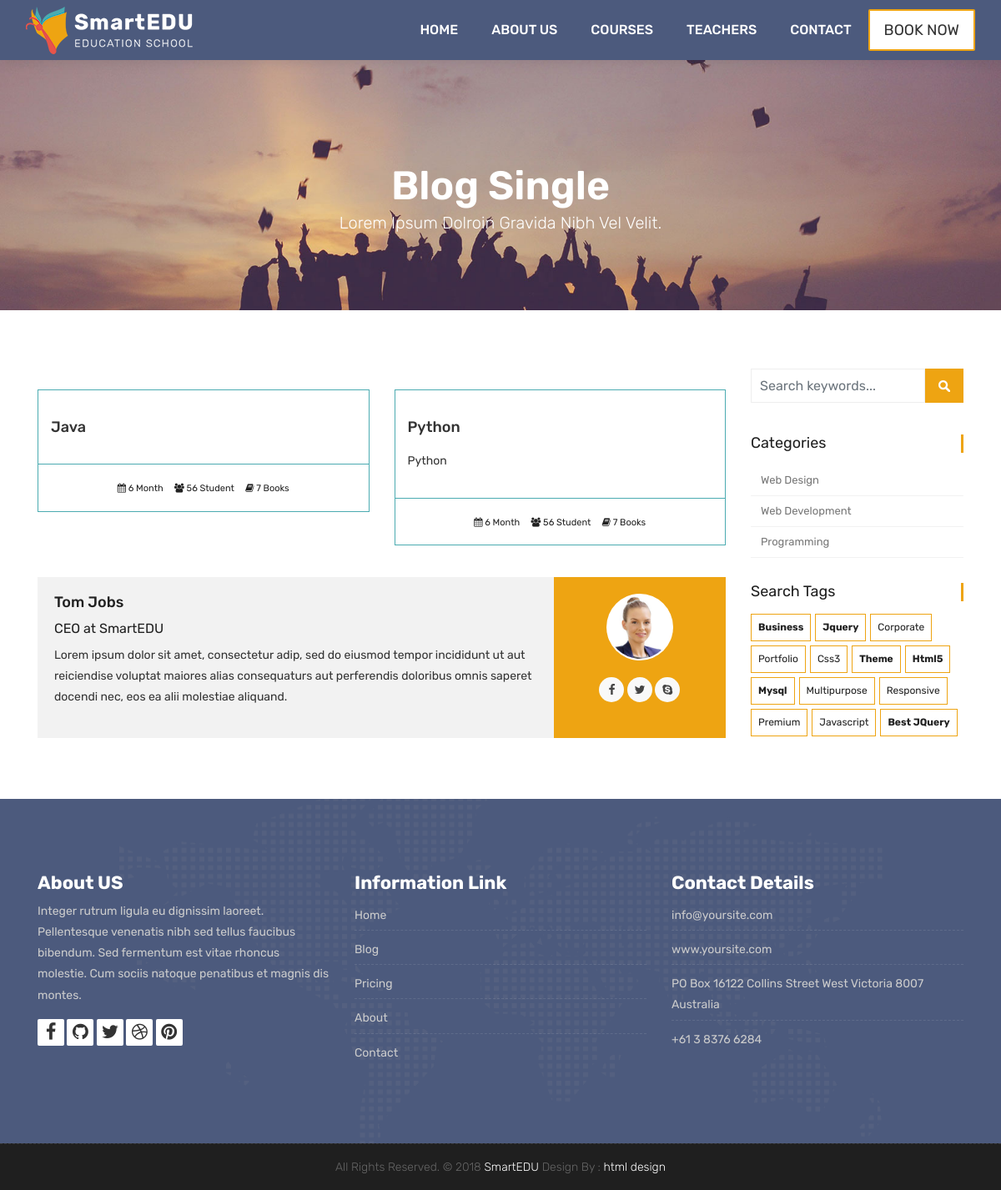
The page /course/tags/back-end on the database its author committed.
### courses/models.py (models this page shows, shortened)
class Course(models.Model):
    name = models.CharField(max_length=100, unique=True, verbose_name= "Kurs Adı", help_text= "Kurs adını yazınız")
    category = models.ForeignKey(Category, null=True, on_delete=models.DO_NOTHING)
    tags = models.ManyToManyField(Tag, null=True, blank=True)
    description = models.TextField(blank=True, null=True)
    image = models.ImageField(upload_to= "media/%Y %m %d/", default="media/courseisnot.png")
    date = models.DateTimeField(auto_now=True)
    available = models.BooleanField(default=True)

class Category(models.Model):
    name = models.CharField(max_length=50, null=True)
    slug = models.SlugField(max_length=50, unique=True, null=True)
    def __str__(self):
        return self.name

### courses/views.py (the view)
# urls.py: path('tags/<slug:tag_slug>', tag_list, name = "courses_by_tag"),
def tag_list(request, tag_slug):
    courses = Course.objects.all().filter(tags__slug=tag_slug)
    categories = Category.objects.all()
    tags = Tag.objects.all()
    context = {
        'courses' : courses,
        "categories" : categories,
        "tags" : tags
    }
    return render(request, 'courses.html', context)

### templates/courses.html (shortened to what this page needs)
{% extends 'partials/_base.html' %}
{% load static %}
{% block content %}
	<div class="all-title-box">
		<div class="container text-center">
			<h1>Blog Single<span class="m_1">Lorem Ipsum dolroin gravida nibh vel velit.</span></h1>
		</div>
	</div>
    <div id="overviews" class="section wb">
        <div class="container">
            <div class="row">
                <div class="col-lg-9 blog-post-single">
                    <div class="row">
                        {% for course in courses  %}
                        <div class="col-lg-6 col-md-6 col-12 mb-2">
                            <div class="course-item">
                                <div class="image-blog">
                                </div>
                                <div class="course-br">
                                    <div class="course-title">
                                        <h2><a href="{% url 'course_detail' course.category.slug course.id %}" title="">{{ course.name }}</a></h2>
                                    </div>
                                    <div class="course-desc">
                                        <p>{{ course.description | truncatechars:100 }}</p>
                                    </div>
                                </div>
                                <div class="course-meta-bot">
                                    <ul>
                                        <li><i class="fa fa-calendar" aria-hidden="true"></i> 6 Month</li>
                                        <li><i class="fa fa-users" aria-hidden="true"></i> 56 Student</li>
                                        <li><i class="fa fa-book" aria-hidden="true"></i> 7 Books</li>
                                    </ul>
                                </div>
                            </div>
                        </div>
                        {% endfor %}
                    </div>
					<div class="blog-author">
						<div class="author-bio">
							<h3 class="author_name"><a href="#">Tom Jobs</a></h3>
							<h5>CEO at <a href="#">SmartEDU</a></h5>
							<p class="author_det">
								Lorem ipsum dolor sit amet, consectetur adip, sed do eiusmod tempor incididunt  ut aut reiciendise voluptat maiores alias consequaturs aut perferendis doloribus omnis saperet docendi nec, eos ea alii molestiae aliquand.
							</p>
						</div>
						<div class="author-desc">
							<img src="images/author.jpg" alt="about author">
							<ul class="author-social">
								<li><a href="#"><i class="fa fa-facebook"></i></a></li>
								<li><a href="#"><i class="fa fa-twitter"></i></a></li>
								<li><a href="#"><i class="fa fa-skype"></i></a></li>
							</ul>
						</div>
					</div>
                </div>
				<div class="col-lg-3 col-12 right-single">
					<div class="widget-search">
						<div class="site-search-area">
							<form method="get" id="site-searchform" action="#">
								<div>
									<input class="input-text form-control" name="search-k" id="search-k" placeholder="Search keywords..." type="text">
									<input id="searchsubmit" value="Search" type="submit">
								</div>
							</form>
						</div>
					</div>
					<div class="widget-categories">
						<h3 class="widget-title">Categories</h3>
						<ul>
							{% for category in categories  %}
							<li><a href="{% url 'courses_by_category' category.slug %}">{{ category }}</a></li>
							{% endfor %}
						</ul>
					</div>
					<div class="widget-tags">
						<h3 class="widget-title">Search Tags</h3>
						<ul class="tags">
							<li><a href="#"><b>business</b></a></li>
							<li><a href="#"><b>jquery</b></a></li>
							<li><a href="#">corporate</a></li>
							<li><a href="#">portfolio</a></li>
							<li><a href="#">css3</a></li>
							<li><a href="#"><b>theme</b></a></li>
							<li><a href="#"><b>html5</b></a></li>
							<li><a href="#"><b>mysql</b></a></li>
							<li><a href="#">multipurpose</a></li>
							<li><a href="#">responsive</a></li>
							<li><a href="#">premium</a></li>
							<li><a href="#">javascript</a></li>
							<li><a href="#"><b>Best jQuery</b></a></li>
						</ul>
					</div>
				</div>
            </div>
        </div>
    </div>
    {% endblock content %}

### rows shown on the page
Course: name "Java"
Course: name "Python", description "Python"
Category: name "Web Design"
Category: name "Web Development"
Category: name "Programming"
